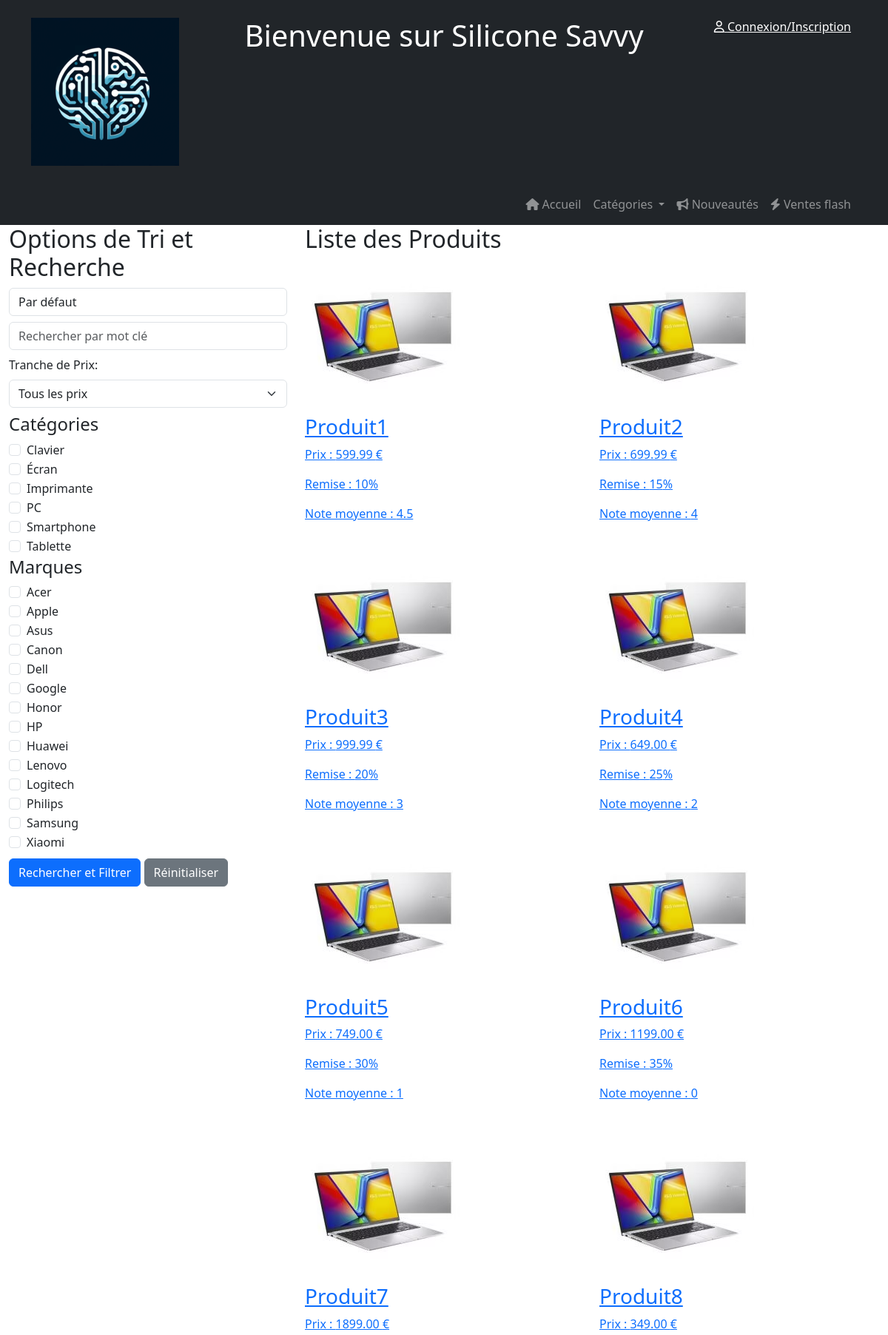
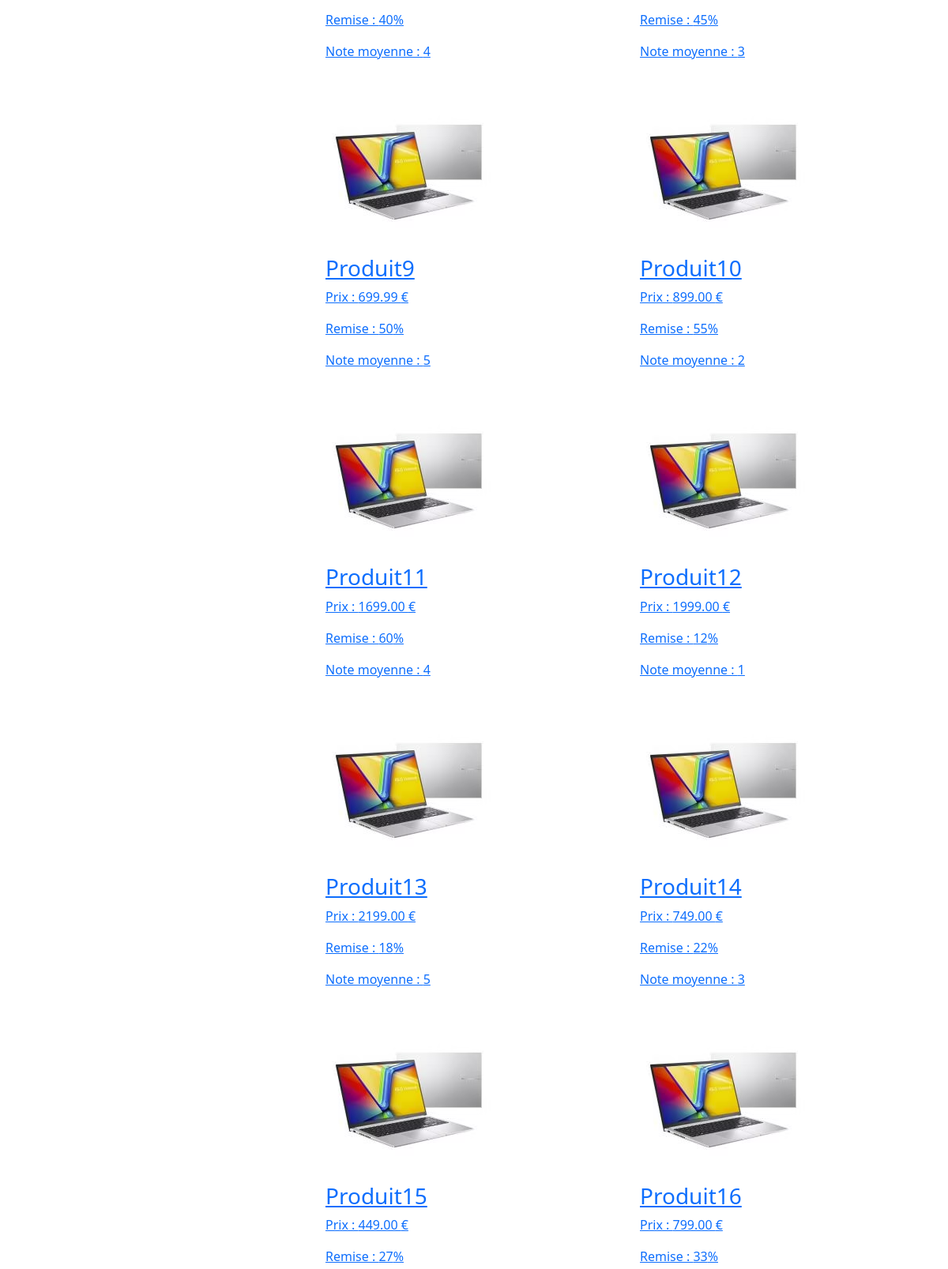
The page / (upper part) on the database its author committed (2 pictures, top to bottom).
### tables this page shows
CREATE TABLE categories (
    id INT PRIMARY KEY AUTO_INCREMENT,
    nom VARCHAR(255) UNIQUE NOT NULL
) ENGINE InnoDB DEFAULT CHARSET=utf8mb4;

CREATE TABLE marques (
    id INT PRIMARY KEY AUTO_INCREMENT,
    nom VARCHAR(255) UNIQUE NOT NULL
) ENGINE InnoDB DEFAULT CHARSET=utf8mb4;

CREATE TABLE produits (
    id INT PRIMARY KEY AUTO_INCREMENT,
    nom VARCHAR(255) UNIQUE NOT NULL,
    categorie_id INT NOT NULL,
    marque_id INT NOT NULL,
    prix DECIMAL(10,2) NOT NULL,
    quantite_stock INT NOT NULL DEFAULT 0,
    description TEXT NOT NULL,
    image VARCHAR(255) NOT NULL,  
    FOREIGN KEY (categorie_id) REFERENCES categories(id),
    FOREIGN KEY (marque_id) REFERENCES marques(id)
) ENGINE InnoDB DEFAULT CHARSET=utf8mb4;

### index.php (the view, shortened to what this page needs)
<?php
include('connect.php');
$filtreMarques = isset($_POST['marques']) ? $_POST['marques'] : [];
$filtreCategories = isset($_POST['categories']) ? $_POST['categories'] : [];
function isChecked($value, $postArray) {
    return in_array($value, $postArray) ? 'checked' : '';
}
try {
    $stmt_cat = $dbh->query('SELECT id, nom FROM categories');
    $categories = $stmt_cat->fetchAll(PDO::FETCH_ASSOC);
    $stmt_marque = $dbh->query('SELECT id, nom FROM marques');
    $marques = $stmt_marque->fetchAll(PDO::FETCH_ASSOC);
    $sql = 'SELECT p.id, p.image, p.nom, p.prix, IFNULL(pr.pourcentage_remise, 0) AS pourcentage_remise, IFNULL(AVG(c.note), 0) AS note_moyenne
    FROM produits p
    LEFT JOIN promotions pr ON p.id = pr.produit_id AND NOW() BETWEEN pr.date_debut AND pr.date_fin
    LEFT JOIN evaluations c ON p.id = c.produit_id
    WHERE 1=1';
    $params = [];
    $sql .= ' GROUP BY p.id';
    if (isset($_POST['tri'])) {
        $orderBy = $_POST['tri'];
        if ($orderBy == 'asc') {
            $sql .= ' ORDER BY prix ASC';
        } elseif ($orderBy == 'desc') {
            $sql .= ' ORDER BY prix DESC';
        }
    } else {
        $sql .= ' ORDER BY id ASC';
    }
    $stmt = $dbh->prepare($sql);
    $stmt->execute($params);
    if ($stmt->rowCount() === 0) {
        $message = '<p>Aucun résultat trouvé.</p>';
    } else {
        $message = '<div class="product-grid">';
        while ($row = $stmt->fetch(PDO::FETCH_ASSOC)) {
            $product_id = $row['id'];
            $image = $row['image'];
            $nom = $row['nom'];
            $prix = $row['prix'];
            $pourcentage_remise = $row['pourcentage_remise'];
            $note_moyenne = round($row['note_moyenne'], 2);
            $message .= '<div class="product">';
            $message .= "<a href='produit.php?id=$product_id'>";
            $message .= "<img src='$image' alt='$nom'>";
            $message .= "<h3>$nom</h3>";
            $message .= "<p>Prix : $prix €</p>";
            if ($pourcentage_remise > 0) {
                $message .= "<p>Remise : $pourcentage_remise%</p>";
            }
            $message .= "<p>Note moyenne : $note_moyenne</p>";
            $message .= '</a>';
            $message .= '</div>';
        }
        $message .= '</div>';
    }
} catch (PDOException $e) {
    $message = 'Une erreur est survenue lors de la récupération des données : ' . $e->getMessage();
}
?>
<!DOCTYPE html>
<?php include('head.php');?>
<body>
<?php include('header_nav.php');?>
<div class="container-fluid">
    <div class="row">
        <div class="col-md-4">
            <h2>Options de Tri et Recherche</h2>
            <form method="post" class="mb-3">
                <div class="form-group mb-2">
                    <select id="tri" name="tri" class="form-control">
                        <option value="">Par défaut</option>
                    </select>
                </div>
                <div class="form-group mb-2">
                    <input type="text" id="keyword" name="keyword" class="form-control" placeholder="Rechercher par mot clé" value="<?php echo isset($_POST['keyword']) ? $_POST['keyword'] : ''; ?>">
                </div>
                <div class="form-group mb-2">
                    <label for="tranchePrix" class="form-label">Tranche de Prix:</label>
                    <select id="tranchePrix" name="tranchePrix" class="form-select">
                        <option value="">Tous les prix</option>
                    </select>
                </div>
                <h4>Catégories</h4>
                <?php foreach ($categories as $categorie): ?>
                    <div class="form-check">
                        <input class="form-check-input" type="checkbox" name="categories[]" value="<?php echo $categorie['id']; ?>" <?php echo isChecked($categorie['id'], $filtreCategories); ?>>
                        <label class="form-check-label">
                            <?php echo htmlspecialchars($categorie['nom']); ?>
                        </label>
                    </div>
                <?php endforeach; ?>
                <h4>Marques</h4>
                <?php foreach ($marques as $marque): ?>
                    <div class="form-check">
                        <input class="form-check-input" type="checkbox" name="marques[]" value="<?php echo $marque['id']; ?>" <?php echo isChecked($marque['id'], $filtreMarques); ?>>
                        <label class="form-check-label">
                            <?php echo htmlspecialchars($marque['nom']); ?>
                        </label>
                    </div>
                <?php endforeach; ?>
                <button type="submit" class="btn btn-primary mt-2">Rechercher et Filtrer</button>
                <a href='index.php' class='btn btn-secondary mt-2'>Réinitialiser</a>
            </form>
        </div>
        <div class="col-md-8">
            <h2>Liste des Produits</h2>
            <?php echo $message; ?>
        </div>
    </div>
</div>
</body>
</html>

### head.php (shortened to what this page needs)
<?php
echo '<html lang="fr">
<head>
    <meta charset="utf-8">
    <meta name="viewport" content="width=device-width, initial-scale=1">
    <title>Silicone Savvy</title>
    <link href="./styles/bootstrap.min.css" rel="stylesheet" type="text/css">
    <link href="./styles/silicone-savvy.css" rel="stylesheet" type="text/css">
    <link rel="stylesheet" href="https://cdnjs.cloudflare.com/ajax/libs/font-awesome/6.5.1/css/all.min.css" />
    <script src="https://ajax.googleapis.com/ajax/libs/jquery/3.5.1/jquery.min.js"></script>
</head>';

### header_nav.php (shortened to what this page needs)
<?php
echo '<html lang="fr">
<head>
    <meta charset="utf-8">
    <meta name="viewport" content="width=device-width, initial-scale=1">
    <title>Silicone Savvy</title>
    <link href="./styles/bootstrap.min.css" rel="stylesheet" type="text/css">
    <link href="./styles/silicone-savvy.css" rel="stylesheet" type="text/css">
    <script src="https://ajax.googleapis.com/ajax/libs/jquery/3.7.1/jquery.min.js"></script>
    <link rel="stylesheet" href="https://cdnjs.cloudflare.com/ajax/libs/font-awesome/6.5.1/css/all.min.css">
    <link rel="stylesheet" href="https://stackpath.bootstrapcdn.com/bootstrap/4.5.2/css/bootstrap.min.css">
    <link rel="stylesheet" href="https://cdn.jsdelivr.net/npm/bootstrap@5.3.2/dist/css/bootstrap.min.css">
    <script src="https://cdn.jsdelivr.net/npm/bootstrap@5.3.2/dist/js/bootstrap.min.js"></script>
    <script src="https://cdn.jsdelivr.net/npm/bootstrap@5.3.2/dist/js/bootstrap.bundle.min.js"></script>
    <script src="https://ajax.googleapis.com/ajax/libs/jquery/3.5.1/jquery.min.js"></script>
</head>
<body>
<header class="bg-dark text-white py-4">
    <div class="container">
        <div class="row">
            <div class="col-md-3">
                <img src="./assets/SiliconeSavvy200.png" alt="Logo du Site">
            </div>
            <div class="col-md-6">
                <h1 class="text-center">Bienvenue sur Silicone Savvy</h1>
            </div>
            <div class="col-md-3 text-end">';
if (isset($_SESSION["user_type"])) {
    echo '<a href="panier.php" class="text-white mx-2"><i class="fa-solid fa-cart-shopping"></i> Panier (0)</a>';
    echo '<a href="connexion_inscription.php" class="text-white mx-2"><i class="fa-regular fa-user"></i> Mon Compte</a>';
    if ($_SESSION["user_type"] == "client" && isset($_SESSION["nom"])) {
        echo '<h1>Bienvenue, ' . htmlspecialchars($_SESSION["nom"]) . '</h1>';
        echo '<a href="deconnexion.php" class="btn btn-danger mx-2"><i class="fa-regular fa-sign-out"></i> Déconnexion</a>';
    } elseif ($_SESSION["user_type"] == "administrateur" && isset($_SESSION["nom"])) {
        echo '<h1>Connexion administrateur</h1>';
        echo '<a href="index.php" class="text-white mx-2"><i class="fa-solid fa-crown"></i> Espace Admin</a>';
        echo '<a href="deconnexion.php" class="btn btn-danger mx-2"><i class="fa-regular fa-sign-out"></i> Déconnexion</a>';
    }
} else {
    echo '<a href="connexion_inscription.php" class="text-white mx-2"><i class="fa-regular fa-user"></i> Connexion/Inscription</a>';
}
echo '</div>
            </div>
        </div>
    </div>
</header>
    <nav class="navbar navbar-expand-lg navbar-dark bg-dark">
        <div class="container">
            <button class="navbar-toggler" type="button" data-bs-toggle="collapse" data-bs-target="#navbarNav" aria-controls="navbarNav" aria-expanded="false" aria-label="Toggle navigation">
                <span class="navbar-toggler-icon"></span>
            </button>
            <div class="collapse navbar-collapse" id="navbarNav">
                <ul class="navbar-nav ml-auto">
                    <li class="nav-item">
                        <a class="nav-link" href="index.php"><i class="fa-solid fa-house"></i> Accueil</a>
                    </li>
                    <li class="nav-item dropdown">
                <a class="nav-link dropdown-toggle" href="#" id="navbarDropdownCategories" role="button" data-bs-toggle="dropdown" aria-expanded="false">
                    Catégories
                </a>
                <ul class="dropdown-menu" aria-labelledby="navbarDropdownCategories">';
echo '            </ul>
                </li>
                <li class="nav-item">
                    <a class="nav-link" href="#"><i class="fa-solid fa-bullhorn"></i> Nouveautés</a>
                </li>
                <li class="nav-item">
                    <a class="nav-link" href="#"><i class="fa-solid fa-bolt"></i> Ventes flash</a>
                </li>
            </ul>
        </div>
    </div>
</nav>
<div id="categorie-info"></div>';
?>

### rows shown on the page
categories: nom "Clavier"
categories: nom "Écran"
categories: nom "Imprimante"
categories: nom "PC"
categories: nom "Smartphone"
categories: nom "Tablette"
marques: nom "Acer"
marques: nom "Apple"
marques: nom "Asus"
marques: nom "Canon"
marques: nom "Dell"
marques: nom "Google"
marques: nom "Honor"
marques: nom "HP"
marques: nom "Huawei"
marques: nom "Lenovo"
marques: nom "Logitech"
marques: nom "Philips"
marques: nom "Samsung"
marques: nom "Xiaomi"
produits: image (picture), nom "Produit1", prix "599.99", pourcentage_remise "10", note_moyenne "4.5"
produits: image (picture), nom "Produit2", prix "699.99", pourcentage_remise "15", note_moyenne "4"
produits: image (picture), nom "Produit3", prix "999.99", pourcentage_remise "20", note_moyenne "3"
produits: image (picture), nom "Produit4", prix "649.00", pourcentage_remise "25", note_moyenne "2"
produits: image (picture), nom "Produit5", prix "749.00", pourcentage_remise "30", note_moyenne "1"
produits: image (picture), nom "Produit6", prix "1199.00", pourcentage_remise "35", note_moyenne "0"
produits: image (picture), nom "Produit7", prix "1899.00", pourcentage_remise "40", note_moyenne "4"
produits: image (picture), nom "Produit8", prix "349.00", pourcentage_remise "45", note_moyenne "3"
produits: image (picture), nom "Produit9", prix "699.99", pourcentage_remise "50", note_moyenne "5"
produits: image (picture), nom "Produit10", prix "899.00", pourcentage_remise "55", note_moyenne "2"
produits: image (picture), nom "Produit11", prix "1699.00", pourcentage_remise "60", note_moyenne "4"
produits: image (picture), nom "Produit12", prix "1999.00", pourcentage_remise "12", note_moyenne "1"
produits: image (picture), nom "Produit13", prix "2199.00", pourcentage_remise "18", note_moyenne "5"
produits: image (picture), nom "Produit14", prix "749.00", pourcentage_remise "22", note_moyenne "3"
produits: image (picture), nom "Produit15", prix "449.00", pourcentage_remise "27"
produits: image (picture), nom "Produit16", prix "799.00", pourcentage_remise "33"
